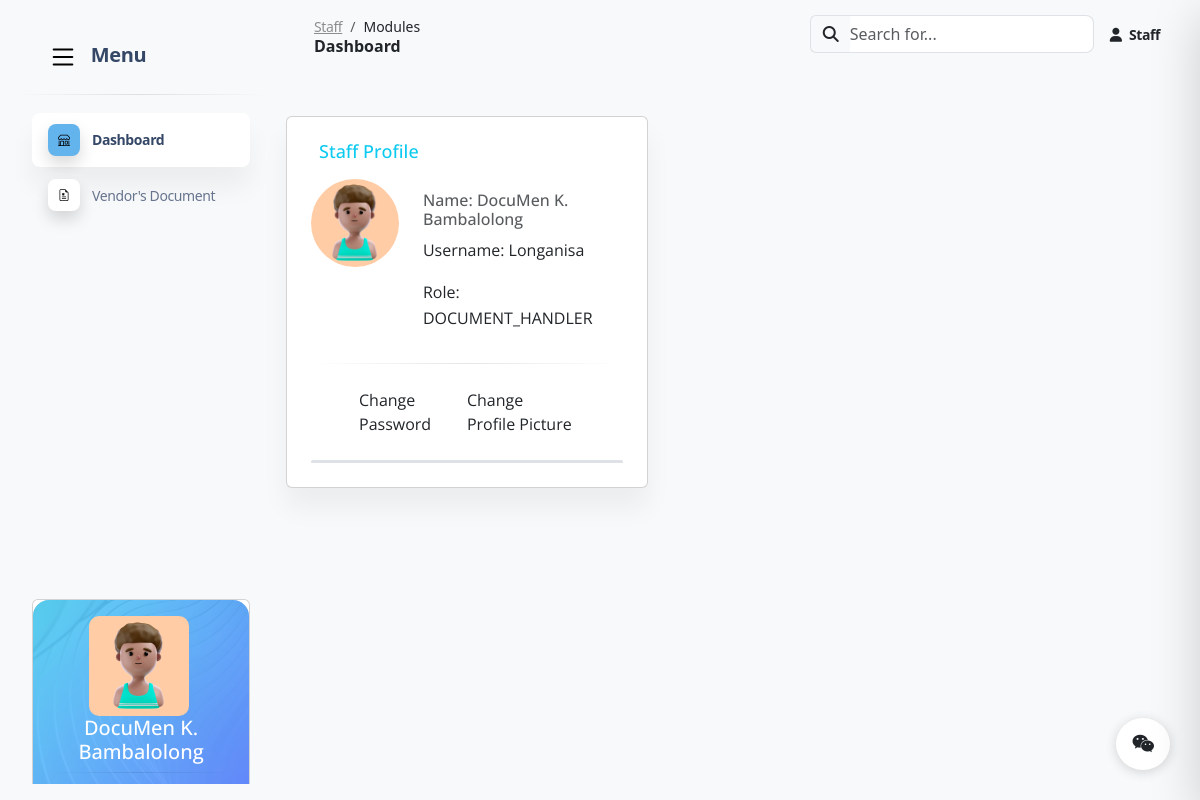
Screenshot of /DocumentHandler.php (signed in) with the database file from the repository.
### tables this page shows
CREATE TABLE `users` (
  `id` int(11) NOT NULL,
  `username` varchar(50) NOT NULL,
  `password` varchar(50) NOT NULL,
  `first_name` varchar(255) NOT NULL,
  `middle_name` varchar(255) NOT NULL,
  `last_name` varchar(255) NOT NULL,
  `age` int(11) DEFAULT NULL,
  `address` varchar(255) DEFAULT NULL,
  `email_add` varchar(255) DEFAULT NULL,
  `contact_no` bigint(20) DEFAULT NULL,
  `user_type` enum('ADMIN','CASHIER','DOCUMENT_HANDLER','CUSTOMER_SERVICE') NOT NULL,
  `picture_profile` varchar(255) DEFAULT NULL
);

### DocumentHandler.php (the view, shortened to what this page needs)
<?php
$user_id = $_SESSION['id'];
include('database_config.php');
$conn = new mysqli($db_host, $db_user, $db_password, $db_name);
$sql = "SELECT * FROM users WHERE id = ?";
$stmt = $conn->prepare($sql);
$stmt->bind_param("i", $user_id);
$stmt->execute();
$result = $stmt->get_result();
$user = $result->fetch_assoc();
?>
<!DOCTYPE html>
<html lang="en">
<head>
  <link href="assets2/css/nucleo-icons.css" rel="stylesheet" />
  <link href="assets2/css/nucleo-svg.css" rel="stylesheet" />
  <link href="assets2/css/nucleo-svg.css" rel="stylesheet" />
  <link id="pagestyle" href="assets2/css/soft-ui-dashboard.css?v=1.0.7" rel="stylesheet" />
</head>
<body class="g-sidenav-show  bg-gray-100">
  <aside class="sidenav navbar navbar-vertical navbar-expand-xs border-0 border-radius-xl my-3 fixed-start ms-3 " id="sidenav-main">
    <div class="sidenav-header">
      <a class="navbar-brand m-0" href="#" target="_blank">
        <span class="ms-2 font-weight-bold">Menu</span>
      </a>
    </div>
    <hr class="horizontal dark mt-0">
    <div class="collapse navbar-collapse  w-auto " id="sidenav-collapse-main">
      <ul class="navbar-nav">
        <li class="nav-item">
          <a class="nav-link active" href="DocumentHandler.php">
            <div class="icon icon-shape icon-sm shadow border-radius-md bg-primary text-center me-2 d-flex align-items-center justify-content-center">
            </div>
            <span class="nav-link-text ms-1">Dashboard</span>
          </a>
        </li>
        <li class="nav-item">
          <a class="nav-link  " href="DHMVendorDocuments.php">
            <div class="icon icon-shape icon-sm shadow border-radius-md bg-white text-center me-2 d-flex align-items-center justify-content-center">
            </div>
            <span class="nav-link-text ms-1">Vendor's Document</span>
          </a>
        </li>
      </ul>
    </div>
    <div class="sidenav-footer mx-3 mt-5">
      <div class="card card-background shadow-none card-background-mask-info" id="sidenavCard">
        <div class="card-body text-start p-3 w-100">
          <img src="image/profile.jpg" alt="profile" style="min-width: 20px; min-height: 20px; height: 100px; width: 100px; border-radius: 10px; margin-left: 40px;">
          <h5 class="text-center"><?php echo htmlspecialchars($user['first_name']) . ' ' . htmlspecialchars($user['middle_name']) . ' ' . htmlspecialchars($user['last_name']); ?></h5>
          <hr class="horizontal dark mt-0">
        </div>
      </div>
    </div>
  </aside>
  <main class="main-content position-relative max-height-vh-100 h-100 border-radius-lg ">
    <nav class="navbar navbar-main navbar-expand-lg px-0 mx-4 shadow-none border-radius-xl" id="navbarBlur" navbar-scroll="true">
      <div class="container-fluid py-1 px-3">
        <nav aria-label="breadcrumb">
          <ol class="breadcrumb bg-transparent mb-0 pb-0 pt-1 px-0 me-sm-6 me-5">
            <li class="breadcrumb-item text-sm"><a class="opacity-5 text-dark" href="javascript:;">Staff</a></li>
            <li class="breadcrumb-item text-sm text-dark active" aria-current="page">Modules</li>
          </ol>
          <h6 class="font-weight-bolder mb-0">Dashboard</h6>
        </nav>
        <div class="collapse navbar-collapse mt-sm-0 mt-2 me-md-0 me-sm-4" id="navbar">
          <div class="ms-md-auto pe-md-3 d-flex align-items-center">
            <div class="input-group">
              <span class="input-group-text text-body"><i class="fas fa-search" aria-hidden="true"></i></span>
              <input type="text" class="form-control" placeholder="Search for...">
            </div>
          </div>
          <ul class="navbar-nav  justify-content-end">
            <li class="nav-item d-flex align-items-center">
              <a href="javascript:;" class="nav-link text-body font-weight-bold px-0">
                <i class="fa fa-user me-sm-1"></i>
                <span class="d-sm-inline d-none">Staff</span>
              </a>
            </li>
          </ul>
        </div>
      </div>
    </nav>
    <div class="container-fluid py-4">
    <div class="row mt-4">
          <div class="col-lg-5 mb-lg-4 mb-4">
            <div class="card">
              <div class="card-body">
                <h5 class="card-title text-lg text-info mb-3 text-start mx-2">Staff Profile</h5>
                <div class="row">
                  <div class="col-md-4">
                    <img src="image/profile.jpg" class="img-fluid rounded-circle" alt="Admin Profile Picture">
                  </div>
                  <div class="col-md-8 my-3">
                  <h6 class="card-subtitle mb-2 text-muted">Name: <?php echo htmlspecialchars($user['first_name']) . ' ' . htmlspecialchars($user['middle_name']) . ' ' . htmlspecialchars($user['last_name']); ?></h6>
                    <p class="card-text">Username: <?php echo htmlspecialchars($user['username']); ?></p>
                    <p class="card-text">Role: <?php echo htmlspecialchars($user['user_type']); ?></p>
                  </div>
                </div>
                <hr class="horizontal dark my-3">
                <div class="d-flex my-4 mx-5">
                  <button class="accordion-button btn-outline-info" type="button" data-bs-toggle="collapse" data-bs-target="#collapseOne" aria-expanded="true" aria-controls="collapseOne">
                    Change Password
                  </button>
                  <button class="accordion-button btn-outline-info" type="button" data-bs-toggle="collapse" data-bs-target="#collapseTwo" aria-expanded="false" aria-controls="collapseTwo">
                    Change Profile Picture
                  </button>
                </div>
                <div class="accordion" id="profile-accordion">
                  <div class="accordion-item">
                  </div>
                  <div class="accordion-item">
                  </div>
                </div>
              </div>
            </div>
          </div>
        </div>
        </div>
  </main>
  <div class="fixed-plugin">
    <a class="fixed-plugin-button text-dark position-fixed px-3 py-2">
      <i class="fa fa-wechat py-2"> </i>
    </a>
  </div>
  <link href="https://stackpath.bootstrapcdn.com/bootstrap/5.3.0/css/bootstrap.min.css" rel="stylesheet">
</body>
</html>

### assets2/css/nucleo-svg.css (style rules this page uses)
.icon { display: inline-block; color: #111111; height: 1em; width: 1em; }
.icon-sm { height: 0.8em; width: 0.8em; }
.icon { fill: currentColor; stroke: none; }

### rows the page displays
users: first_name "DocuMen", middle_name "K.", last_name "Bambalolong", username "Longanisa", user_type "DOCUMENT_HANDLER"
